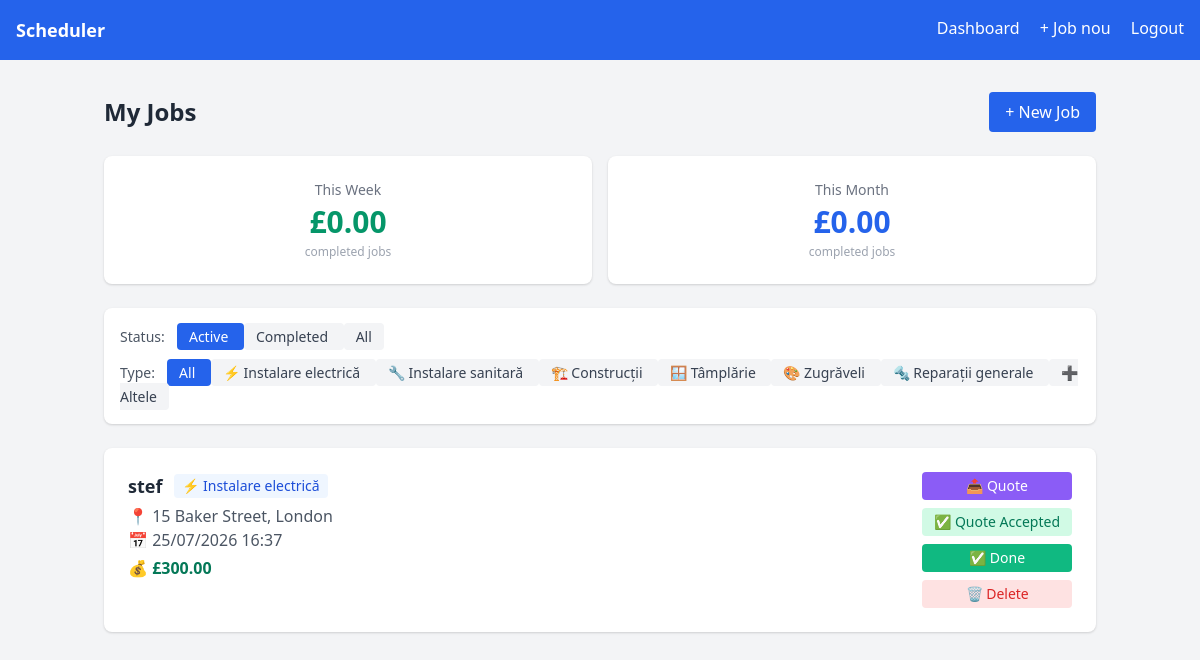
Page / (signed in) on the earlier database version.
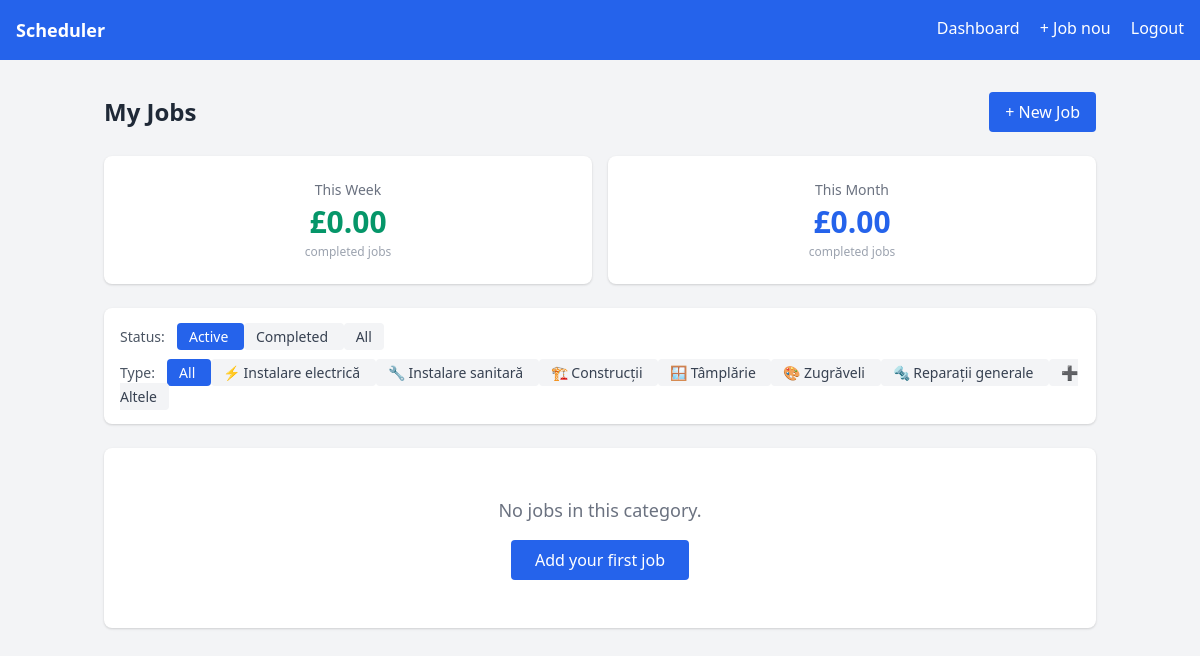
Same page on the later database version.
### app/models.py (models this page shows)
class Job(db.Model):
    id = db.Column(db.Integer, primary_key=True)
    client_name = db.Column(db.String(100), nullable=False)
    client_email = db.Column(db.String(120))
    address = db.Column(db.String(200), nullable=False)
    date = db.Column(db.DateTime, nullable=False)
    description = db.Column(db.Text)
    activity_type = db.Column(db.String(50), default='altele')
    price = db.Column(db.Float, default=0.0)
    status = db.Column(db.String(20), default='pending')
    quote_status = db.Column(db.String(20), default='none')
    quote_price = db.Column(db.Float, default=0.0)
    quote_description = db.Column(db.Text)
    created_at = db.Column(db.DateTime, default=datetime.utcnow)
    user_id = db.Column(db.Integer, db.ForeignKey('user.id'), nullable=False)

### app/routes.py (the view)
@main.route('/')
@login_required
def dashboard():
    from datetime import timedelta
    filter_type = request.args.get('type', 'all')
    filter_status = request.args.get('status', 'active')
    query = Job.query.filter_by(user_id=current_user.id)
    if filter_type != 'all':
        query = query.filter_by(activity_type=filter_type)
    if filter_status == 'active':
        query = query.filter_by(status='pending')
    elif filter_status == 'done':
        query = query.filter_by(status='done')
    jobs = query.order_by(Job.date).all()
    now = datetime.utcnow()
    from datetime import timedelta
    start_of_week = now - timedelta(days=now.weekday())
    start_of_week = start_of_week.replace(hour=0, minute=0, second=0)
    start_of_month = now.replace(day=1, hour=0, minute=0, second=0)
    weekly_jobs = Job.query.filter_by(user_id=current_user.id, status='done').filter(Job.date >= start_of_week).all()
    monthly_jobs = Job.query.filter_by(user_id=current_user.id, status='done').filter(Job.date >= start_of_month).all()
    weekly_total = sum(j.price for j in weekly_jobs if j.price)
    monthly_total = sum(j.price for j in monthly_jobs if j.price)
    return render_template('dashboard.html',
                           jobs=jobs,
                           activity_types=ACTIVITY_TYPES,
                           filter_type=filter_type,
                           filter_status=filter_status,
                           weekly_total=weekly_total,
                           monthly_total=monthly_total)

### app/models.py (called while the page is built)
@login_manager.user_loader
def load_user(user_id):
    return User.query.get(int(user_id))

### app/templates/dashboard.html (shortened to what this page needs)
{% extends 'base.html' %}
{% block content %}
<div class="flex justify-between items-center mb-6">
    <h2 class="text-2xl font-bold text-gray-800">My Jobs</h2>
    <a href="{{ url_for('main.add_job') }}"
        class="bg-blue-600 text-white px-4 py-2 rounded hover:bg-blue-700">
        + New Job
    </a>
</div>
<div class="grid grid-cols-2 gap-4 mb-6">
    <div class="bg-white rounded-lg shadow p-6 text-center">
        <p class="text-gray-500 text-sm mb-1">This Week</p>
        <p class="text-3xl font-bold text-green-600">£{{ "%.2f"|format(weekly_total) }}</p>
        <p class="text-gray-400 text-xs mt-1">completed jobs</p>
    </div>
    <div class="bg-white rounded-lg shadow p-6 text-center">
        <p class="text-gray-500 text-sm mb-1">This Month</p>
        <p class="text-3xl font-bold text-blue-600">£{{ "%.2f"|format(monthly_total) }}</p>
        <p class="text-gray-400 text-xs mt-1">completed jobs</p>
    </div>
</div>
<div class="bg-white rounded-lg shadow p-4 mb-6 flex flex-wrap gap-3">
    <div>
        <span class="text-gray-600 text-sm mr-2">Status:</span>
        <a href="?status=active&type={{ filter_type }}"
            class="px-3 py-1 rounded text-sm {{ 'bg-blue-600 text-white' if filter_status == 'active' else 'bg-gray-100 text-gray-700' }}">
            Active
        </a>
        <a href="?status=done&type={{ filter_type }}"
            class="px-3 py-1 rounded text-sm {{ 'bg-green-600 text-white' if filter_status == 'done' else 'bg-gray-100 text-gray-700' }}">
            Completed
        </a>
        <a href="?status=all&type={{ filter_type }}"
            class="px-3 py-1 rounded text-sm {{ 'bg-gray-600 text-white' if filter_status == 'all' else 'bg-gray-100 text-gray-700' }}">
            All
        </a>
    </div>
    <div>
        <span class="text-gray-600 text-sm mr-2">Type:</span>
        <a href="?status={{ filter_status }}&type=all"
            class="px-3 py-1 rounded text-sm {{ 'bg-blue-600 text-white' if filter_type == 'all' else 'bg-gray-100 text-gray-700' }}">
            All
        </a>
        {% for value, label in activity_types %}
        <a href="?status={{ filter_status }}&type={{ value }}"
            class="px-3 py-1 rounded text-sm {{ 'bg-blue-600 text-white' if filter_type == value else 'bg-gray-100 text-gray-700' }}">
            {{ label }}
        </a>
        {% endfor %}
    </div>
</div>
{% if jobs %}
<div class="grid gap-4">
    {% for job in jobs %}
    <div class="bg-white rounded-lg shadow p-6 flex justify-between items-start">
        <div class="flex-1">
            <div class="flex items-center gap-3 mb-1">
                <h3 class="text-lg font-bold text-gray-800">{{ job.client_name }}</h3>
                <span class="text-sm px-2 py-0.5 rounded bg-blue-50 text-blue-700">
                    {% for value, label in activity_types %}
                        {% if value == job.activity_type %}{{ label }}{% endif %}
                    {% endfor %}
                </span>
            </div>
            <p class="text-gray-600">📍 {{ job.address }}</p>
            <p class="text-gray-600">📅 {{ job.date.strftime('%d/%m/%Y %H:%M') }}</p>
            {% if job.price %}
            <p class="text-green-700 font-semibold mt-1">💰 £{{ "%.2f"|format(job.price) }}</p>
            {% endif %}
        </div>
        <div class="flex flex-col gap-2 ml-4">
            {% if job.status == 'pending' %}
            {% if job.status == 'pending' %}
            <a href="{{ url_for('main.send_quote', job_id=job.id) }}"
        class="bg-purple-500 text-white px-3 py-1 rounded text-sm hover:bg-purple-600 text-center">
                📤 Quote
            </a>
            {% endif %}
            {% if job.quote_status == 'accepted' %}
            <span class="bg-green-100 text-green-700 px-3 py-1 rounded text-sm text-center">
                ✅ Quote Accepted
            </span>
            {% elif job.quote_status == 'declined' %}
            <span class="bg-red-100 text-red-700 px-3 py-1 rounded text-sm text-center">
                ❌ Quote Declined
            </span>
            {% elif job.quote_status == 'sent' %}
            <span class="bg-yellow-100 text-yellow-700 px-3 py-1 rounded text-sm text-center">
                ⏳ Quote Sent
            </span>
            {% endif %}
            <a href="{{ url_for('main.mark_done', job_id=job.id) }}"
                 class="bg-green-500 text-white px-3 py-1 rounded text-sm hover:bg-green-600 text-center">
                ✅ Done
            </a>
            {% endif %}
            <a href="{{ url_for('main.delete_job', job_id=job.id) }}"
                class="bg-red-100 text-red-600 px-3 py-1 rounded text-sm hover:bg-red-200 text-center">
                🗑️ Delete
            </a>
        </div>
    </div>
    {% endfor %}
</div>
{% else %}
<div class="bg-white rounded-lg shadow p-12 text-center">
    <p class="text-gray-500 text-lg">No jobs in this category.</p>
    <a href="{{ url_for('main.add_job') }}"
        class="inline-block mt-4 bg-blue-600 text-white px-6 py-2 rounded hover:bg-blue-700">
        Add your first job
    </a>
</div>
{% endif %}
{% endblock %}

### app/templates/base.html (shortened to what this page needs)
<!DOCTYPE html>
<html lang="ro">
<head>
    <link href="https://cdn.jsdelivr.net/npm/tailwindcss@2.2.19/dist/tailwind.min.css" rel="stylesheet">
</head>
<body class="bg-gray-100 min-h-screen">
    {% if current_user.is_authenticated %}
    <nav class="bg-blue-600 text-white p-4 flex justify-between">
        <span class="font-bold text-lg">Scheduler</span>
        <div class="space-x-4">
            <a href="{{ url_for('main.dashboard') }}" class="hover:underline">Dashboard</a>
            <a href="{{ url_for('main.add_job') }}" class="hover:underline">+ Job nou</a>
            <a href="{{ url_for('auth.logout') }}" class="hover:underline">Logout</a>
        </div>
    </nav>
    {% endif %}
    <div class="container mx-auto mt-8 px-4">
        {% block content %}{% endblock %}
    </div>
</body>
</html>

Differences in the rows shown:
removed Job: client_name "stef", activity_types "⚡ Instalare electrică", address "15 Baker Street, London", date "25/07/2026 16:37", price "300.00", quote_status "✅ Quote Accepted"
Other differences:
text now shown: "No jobs in this category. Add your first job"
